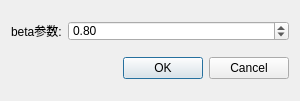
<?xml version="1.0" encoding="UTF-8"?>
<ui version="4.0">
 <class>AddFogClass</class>
 <widget class="QDialog" name="AddFogClass">
  <property name="geometry">
   <rect>
    <x>0</x>
    <y>0</y>
    <width>300</width>
    <height>101</height>
   </rect>
  </property>
  <property name="sizePolicy">
   <sizepolicy hsizetype="Fixed" vsizetype="Fixed">
    <horstretch>0</horstretch>
    <verstretch>0</verstretch>
   </sizepolicy>
  </property>
  <property name="minimumSize">
   <size>
    <width>300</width>
    <height>100</height>
   </size>
  </property>
  <property name="maximumSize">
   <size>
    <width>300</width>
    <height>101</height>
   </size>
  </property>
  <property name="windowTitle">
   <string>加雾参数设置</string>
  </property>
  <property name="modal">
   <bool>true</bool>
  </property>
  <layout class="QGridLayout" name="gridLayout">
   <item row="0" column="0">
    <layout class="QHBoxLayout" name="horizontalLayout">
     <item>
      <widget class="QLabel" name="label">
       <property name="minimumSize">
        <size>
         <width>0</width>
         <height>0</height>
        </size>
       </property>
       <property name="text">
        <string>beta参数:</string>
       </property>
      </widget>
     </item>
     <item>
      <widget class="QDoubleSpinBox" name="beta">
       <property name="sizePolicy">
        <sizepolicy hsizetype="Expanding" vsizetype="Preferred">
         <horstretch>0</horstretch>
         <verstretch>0</verstretch>
        </sizepolicy>
       </property>
       <property name="minimumSize">
        <size>
         <width>0</width>
         <height>20</height>
        </size>
       </property>
       <property name="maximumSize">
        <size>
         <width>16777215</width>
         <height>20</height>
        </size>
       </property>
       <property name="maximum">
        <double>100.000000000000000</double>
       </property>
       <property name="singleStep">
        <double>0.010000000000000</double>
       </property>
       <property name="value">
        <double>0.800000000000000</double>
       </property>
      </widget>
     </item>
    </layout>
   </item>
   <item row="2" column="0">
    <widget class="QDialogButtonBox" name="buttonBox">
     <property name="standardButtons">
      <set>QDialogButtonBox::Cancel|QDialogButtonBox::Ok</set>
     </property>
    </widget>
   </item>
  </layout>
 </widget>
 <resources/>
 <connections>
  <connection>
   <sender>buttonBox</sender>
   <signal>accepted()</signal>
   <receiver>AddFogClass</receiver>
   <slot>accept()</slot>
   <hints>
    <hint type="sourcelabel">
     <x>199</x>
     <y>115</y>
    </hint>
    <hint type="destinationlabel">
     <x>199</x>
     <y>64</y>
    </hint>
   </hints>
  </connection>
  <connection>
   <sender>buttonBox</sender>
   <signal>rejected()</signal>
   <receiver>AddFogClass</receiver>
   <slot>reject()</slot>
   <hints>
    <hint type="sourcelabel">
     <x>199</x>
     <y>115</y>
    </hint>
    <hint type="destinationlabel">
     <x>199</x>
     <y>64</y>
    </hint>
   </hints>
  </connection>
 </connections>
</ui>
